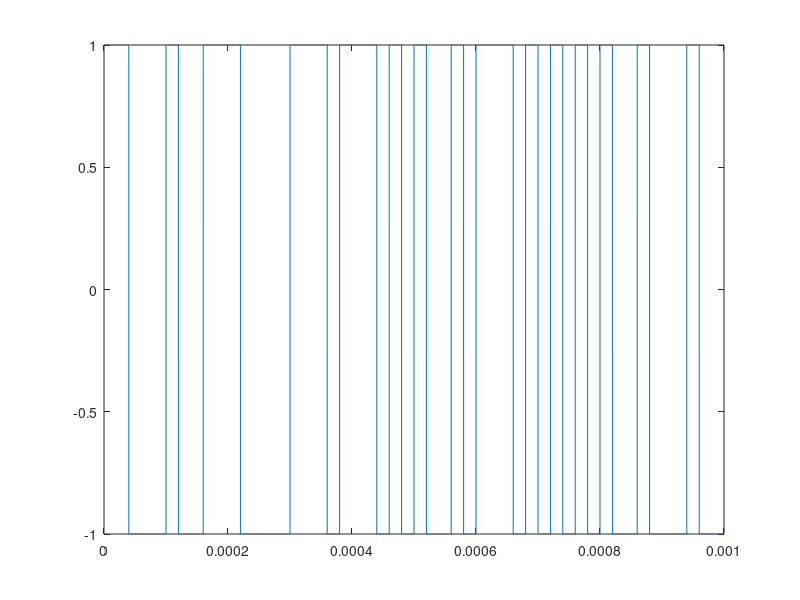
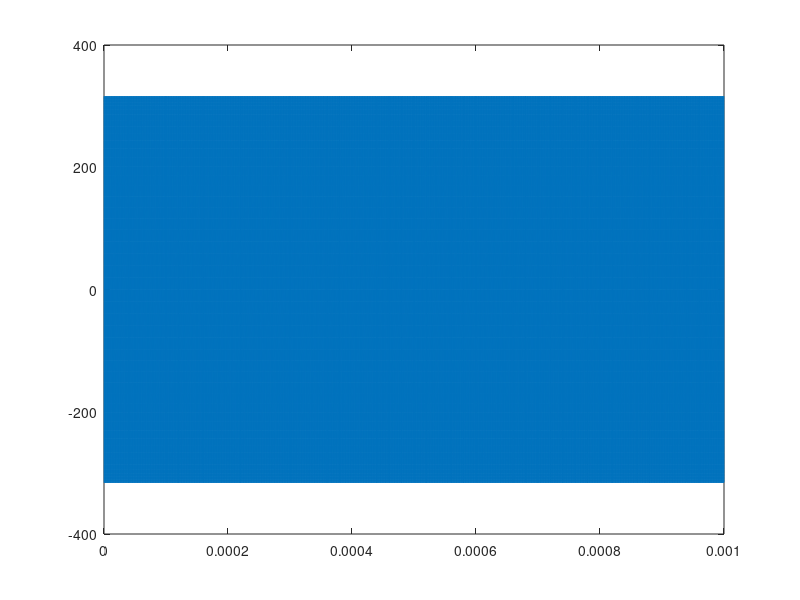
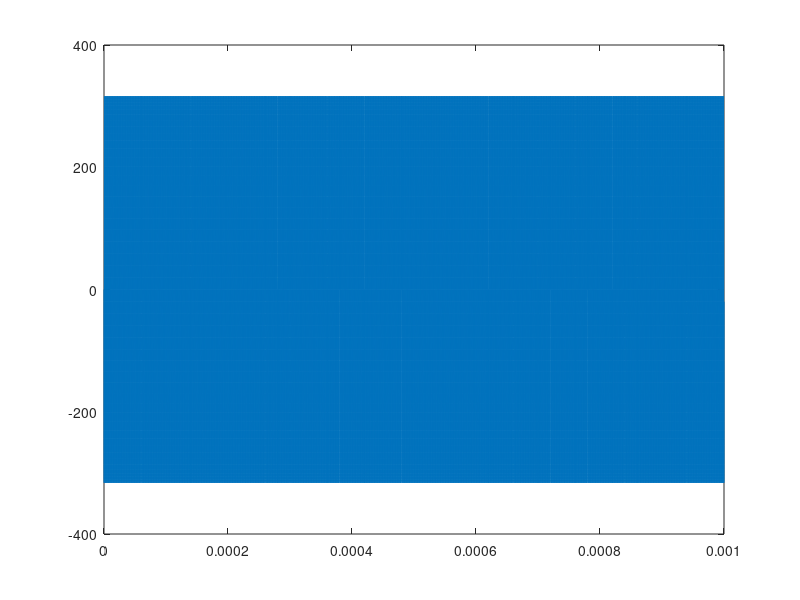
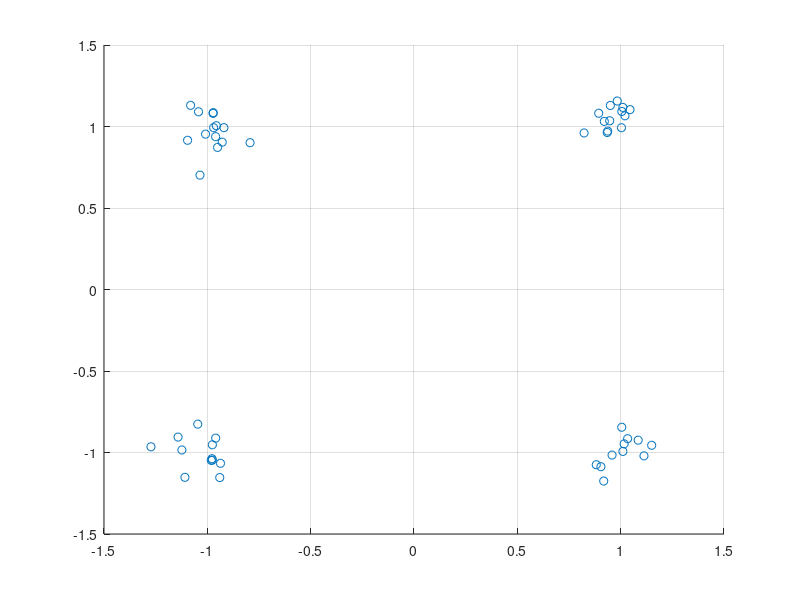

Write the MATLAB code that produced these figures, in order. (Note: this script raises an error after producing the figures.)
%ATTENTION ATTENTION : Pour toute fonction de Matlab vous avez une aide en
%ligne accessible avec la commande : help nomdelafonction
clear all;
close all

%%%%%%%%%%%%%%%%%%%%%%%%%%% TRANSMISSION QPSK %%%%%%%%%%%%%%%%%%%%%%%%%

tic

%%%%%%%%%%%%%%%%%%% Variables � utiliser %%%%%%%%%%%%%%%%%%%%%

nsb = 100;		%Nombre de bits

fb = 1e5		%Fr�quence des bits
Tb = 1/fb		%P�riode des bits
Eb = 1			%Energie par bit

T = 2*Tb		%P�riode des symboles
Nsymb = nsb/2   %Nombre de symbolesseq

fc = 1e6		%Fr�quence de la porteuse (carrier)

Ts = 1/(100*fc)	%P�riode d'�chantillonnage : d�finit le pas de simulation
fs = 1/Ts		%Fr�quence d'�chantillonnage

npb = round(Tb/Ts)		%Nombre de points par bit

t = [Ts:Ts:nsb*Tb];     %Vecteur repr�sentant l'axe du temps

%%%%%%%%%%%%%%%%%%%%%%%% EMISSION %%%%%%%%%%%%%%%%%%%%%%%%%
%seqbitsinit = [-1 1 1 -1 1 -1 -1 -1 1 1];
%seqbitsinit = randi([-1 -1], 1,nsb)
seqbitsinit = ones(1,nsb) - floor(rand(1,nsb)*2)*2;
seqbits = sqrt(Eb) .* seqbitsinit;          

%-------------Demultiplexer
path_I = seqbits(1:2:length(seqbits)-1);	%Sous-suite de bits impairs
path_Q = seqbits(2:2:length(seqbits));		%Sous-suite de bits pairs

qpsk_I=path_I(ones(2*npb,1),:);
qpsk_I=qpsk_I(:).';
qpsk_Q=path_Q(ones(2*npb,1),:);
qpsk_Q=qpsk_Q(:).';

figure
plot(t,qpsk_I)


%tc=0:Ts:(10*Tb)-Ts;
 tc=0:Ts:(nsb*Tb)-Ts;%-------------Melangeurs
 qpsk_I_m = qpsk_I .*(sqrt(2/T)*cos(2*pi*fc*tc));                      % A completer
 qpsk_Q_m = qpsk_Q .*(sqrt(2/T)*sin(2*pi*fc*tc));
  
Tx=qpsk_I_m+qpsk_Q_m;%-------------Additionneurs


%-------------Affichage
figure
% subplot(6,1,1)
plot(tc,qpsk_I_m)
figure
% subplot(6,1,2)
plot(tc,qpsk_Q_m)
figure

% subplot(6,1,3)
plot(tc,Tx)
%subplot(6,1,4)
%plot(tc,qpsk_I)
%subplot(6,1,5)
%splot(tc,path_I)


% A completer

%%%%%%%%%%%%%%%%%%%%%%%% RECEPTION %%%%%%%%%%%%%%%%%%%%%%%%%

% Multiplieurs : la multiplication de vecteurs se fait avec l'op�rateur .*
% pi est une variable de Matlab, sqrt est la fonction racine carr�e
%qpskI = ;  %sortie du multiplieur du chemin I
%qpskQ = ;  %sortie du multiplieur du chemin Q
tc=0:Ts:(nsb*Tb)-Ts;
qpskI = Tx.*(sqrt(2/T)*cos(2*pi*fc*tc));
qpskQ = Tx.*(sqrt(2/T)*sin(2*pi*fc*tc));
num   = [Ts 0];     %Num�rateur de l'int�grateur
denom = [1 -1];     %D�nominateur de l'int�grateur
intI = [];
intQ = [];
for m = 1:1:Nsymb
    % Integrateurs
    YI = filter(num,denom,qpskI((m-1)*length(t)/Nsymb+1:m*length(t)/Nsymb));
    YQ = filter(num,denom,qpskQ((m-1)*length(t)/Nsymb+1:m*length(t)/Nsymb));
    intI = cat(2,intI,YI);  %Sortie de l'int�grateur du chemin I
    intQ = cat(2,intQ,YQ);  %Sortie de l'int�grateur du chemin Q
    
    % D�tecteur (comparaison avec 0) et Multiplexeur
    %ATTENTION les 0 ont la valeur -1 (les 1 sont des 1)
    %resbits(...)=
        
end
R_I=[];
R_Q=[];
periode = length(YI);
 td=periode:periode:length(intI);
R_I=intI(td);
R_Q=intQ(td);
SNR = 20;
NR_I = awgn(R_I,SNR,0);
NR_Q = awgn(R_Q,SNR,0);
%scatter(R_I,R_Q,'d'),grid;
scatter(NR_I,NR_Q),grid;
evm = comm.EVM;
rmsEVM1 = evm(R_I,NR_I);
release(evm);
% evm.ReferenceSignalSource = 'Estimated from reference constellation';
% evm.ReferenceConstellation = R_I;
% rmsEVM2 = evm(NR_I);
% [rmsEVM1 rmsEVM2]

% figure
% plot(R_I)
% path_I_rx = R_I(ones(npb,1),:);
% path_Q_rx = R_Q(ones(npb,1),:);
% path_I_rx=reshape(path_I_rx,1,prod(size(path_I_rx)));
% tb=0:5*Tb/(length(path_I_rx)-1):5*Tb;
% path_Q_rx=reshape(path_Q_rx,1,prod(size(path_Q_rx)));
% path_I_r=path_I_rx(1:npb:length(path_I_rx));
% path_Q_r=path_Q_rx(1:npb:length(path_Q_rx));
% nrz_I_rx = sign(path_I_r); 
% nrz_Q_rx = sign(path_Q_r);
% 
% 
% cn = cat(1,nrz_I_rx,nrz_Q_rx);
% resbits = reshape(cn,1,prod(size(cn)));
% figure
% plot(resbits)
% resbits = resbits(ones(npb,1),:);
% resbits=reshape(resbits,1,prod(size(resbits)));
% tbits=0:10*Tb/(length(resbits)-1):10*Tb;
% figure
% plot(tbits,resbits)


%if (resbits == seqbits)
%    fprintf(1,'ok')
%else
%    fprintf(1,'ko')
%end

% AFFICHAGE : vous pouvez utiliser plot directement pour l'affichage d'une
% courbe dans une fenetre. Sinon vous pouvez l'utiliser avec subplot pour
% diviser la fenetre en plusieurs partie et afficher plusieurs courbes sans
% les superposer. HELP plot ou subplot dans Matlab pour plus de details.

%figure
%subplot(3,1,1)
%plot(...)
% A completer

%%%%
%FTT%%
%%%%%
%Fs = 1000;            % Sampling frequency
%T = 1/Fs;             % Sampling period
L = 10000;             % Length of signal
t = (0:L-1)*Ts;        % Time vector


    t = 0:1/fs:1-1/fs;
    x =Tx;
    N = length(x);
    xdft = fft(x);
    xdft = xdft(1:N/2+1);
    psdx = (1/(fs*N)) * abs(xdft).^2;
    psdx(2:end-1) = 2*psdx(2:end-1);
    freq = 0:fs/length(x):fs/2;


    
